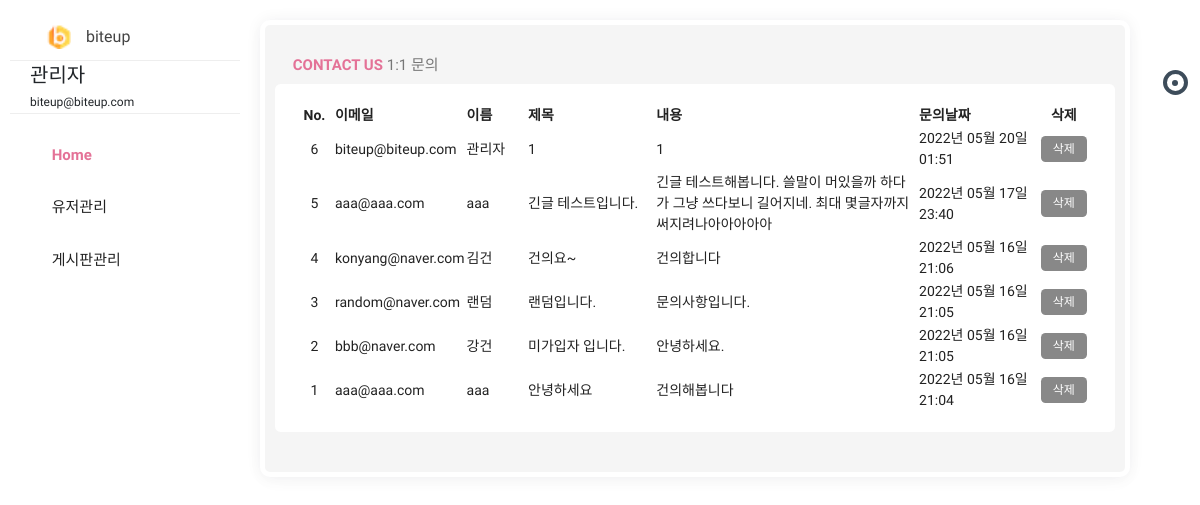
The app's page /admin/contact (signed in) with its own data.
### pybo/models.py (models this page shows)
class User(db.Model):
    id = db.Column(db.Integer, primary_key=True)
    username = db.Column(db.String(150), unique=True, nullable=False)
    password = db.Column(db.String(200), nullable=False)
    email = db.Column(db.String(120), unique=True, nullable=False)
    passwd_answer = db.Column(db.String(200), unique=True, nullable=False)
    location = db.Column(db.String(64), nullable=False)
    about_me = db.Column(db.Text(), nullable=False)
    create_date = db.Column(db.DateTime(), nullable=False)

class Contact(db.Model):
    id = db.Column(db.Integer, primary_key=True)
    email = db.Column(db.String(120), unique=True, nullable=False)
    username = db.Column(db.String(150), unique=True, nullable=False)
    subject = db.Column(db.String(200), nullable=False)
    message = db.Column(db.Text(), nullable=False)
    create_date = db.Column(db.DateTime(), nullable=False)

### pybo/views/admin_views.py (the view)
@bp.route('/contact', methods=('GET', 'POST'))
@login_required
def contact():
    if g.user.email == "biteup@biteup.com":
        contact_list = Contact.query.order_by(Contact.id.desc())
        return render_template('admin/admin_contactus.html', contact_list=contact_list)
    else:
        return '<script>alert("관리자의 권한이 없습니다.");location.href="/"</script>'

### pybo/filter.py (called while the page is built)
def format_datetime(value, fmt='%Y년 %m월 %d일 %H:%M'):
    return value.strftime(fmt)

### pybo/views/auth_views.py (called while the page is built)
@bp.before_app_request
def load_logged_in_user():
    user_id = session.get('user_id')
    if user_id is None:
        g.user = None
    else:
        g.user = User.query.get(user_id)

def login_required(view):
    @functools.wraps(view)
    def wrapped_view(**kwargs):
        if g.user is None:
            return redirect(url_for('auth.login'))
        return view(**kwargs)
    return wrapped_view

### pybo/templates/admin/admin_contactus.html (shortened to what this page needs)
{% extends 'admin.html' %}
{% block content %}
<div class="row clearfix">
    <div class="col-lg-12">
        <div class="card">
            <div class="header">
                <h2><strong><i class="zmdi zmdi-chart"></i> Contact Us </strong> 1:1 문의 </h2>
            </div>
            <div class="body">
                <table class="table_contact">
                    <thead>
                    <tr>
                        <th class="td_id">No.</th>
                        <th>이메일</th>
                        <th>이름</th>
                        <th>제목</th>
                        <th>내용</th>
                        <th>문의날짜</th>
                        <th class="td_delete">삭제</th>
                    </tr>
                    </thead>
                    <tbody>
                    {% for contact in contact_list %}
                    <tr>
                        <td class="td_id">{{ contact.id }}</td>
                        <td class="td_email">{{ contact.email }}</td>
                        <td class="td_username">{{ contact.username }}</td>
                        <td class="td_subject">{{ contact.subject }}</td>
                        <td class="td_message">{{ contact.message }}</td>
                        <td class="td_datetime">{{ contact.create_date|datetime }}</td>
                        <td class="td_delete">
                            <a href="{{ url_for('admin.contact_delete', contact_id=contact.id) }}" class="delete btn btn-sm btn-outline-secondary">삭제</a>
                        </td>
                    </tr>
                    {% endfor %}
                    </tbody>
                </table>
            </div>
        </div>
    </div>
</div>
{% endblock %}

### pybo/templates/admin.html (shortened to what this page needs)
<!doctype html>
<html class="no-js " lang="en">
<head>
    <link rel="stylesheet" href="{{ url_for('static', filename='css/bootstrap.min.css') }}"/>
    <link rel="stylesheet" href="{{ url_for('static', filename='css/jquery-jvectormap-2.0.3.min.css') }}"/>
    <link rel="stylesheet" href="{{ url_for('static', filename='css/plugin.css') }}"/>
    <link rel="stylesheet" href="{{ url_for('static', filename='css/morris.min.css') }}"/>
    <link rel="stylesheet" href="{{ url_for('static', filename='css/style.min.css') }}"/>
    <link rel="stylesheet" href="{{ url_for('static', filename='/admin_style.css') }}"/>
</head>
<body class="theme-blush">
<div class="navbar-right">
    <ul class="navbar-nav">
        <li><a href="#search" class="main_search" title="Search..."><i class="zmdi zmdi-search"></i></a></li>
        <li class="dropdown">
            <a href="javascript:void(0);" class="dropdown-toggle" title="Notifications" data-toggle="dropdown"
               role="button"><i class="zmdi zmdi-notifications"></i>
                <div class="notify"><span class="heartbit"></span><span class="point"></span></div>
            </a>
        </li>
        <li><a href="javascript:void(0);" class="js-right-sidebar" title="Setting"><i
                class="zmdi zmdi-settings zmdi-hc-spin"></i></a></li>
        <li><a href="{{ url_for('main.index') }}" class="mega-menu" title="Sign Out"><i class="zmdi zmdi-power"></i></a></li>
    </ul>
</div>
<aside id="leftsidebar" class="sidebar">
    <div class="navbar-brand">
        <button class="btn-menu ls-toggle-btn" type="button"><i class="zmdi zmdi-menu"></i></button>
        <a href="{{ url_for('admin.main') }}">
            <img src="{{ url_for('static', filename='icon.png') }}" width="25" alt="biteup">
            <span class="m-l-10">biteup</span></a>
    </div>
    <div class="menu">
        <ul class="list">
            <li>
                <div class="user-info">
                    <a class="image" href="profile.html"></a>
                    <div class="detail" style="text-align:left;">
                        <h4>{{ g.user.username }}</h4>
                        <small>{{ g.user.email }}</small>
                    </div>
                </div>
            </li>
            <li class="active open">
                <a href="{{ url_for('admin.main') }}"><i class="zmdi zmdi-home"></i>
                <span>Home</span>
            </a>
            </li>
            <li>
                <a href="javascript:void(0);" class="menu-toggle">
                    <i class="zmdi zmdi-apps"></i>
                    <span>유저관리</span></a>
            </li>
            <li>
                <a href="javascript:void(0);" class="menu-toggle"><i class="zmdi zmdi-folder"></i>
                    <span>게시판관리</span></a>
            </li>
        </ul>
    </div>
</aside>
<section class="content">
{% block content %}
{% endblock %}
</section>
</body>
</html>

### pybo/static/admin_style.css (style rules this page uses)
.table_contact { width:100%; }
.table_contact .td_id { width:5%;text-align:center; }
.table_contact .td_username { width:8%; }
.table_contact .td_email { width:12%; }
.table_contact .td_subject { width:17%; }
.table_contact .td_message { width:35%; }
.table_contact .td_datetime { width:15%; }
.table_contact .td_delete { width:8%; text-align:center; }

### records on screen
User: user.username "관리자", user.email "biteup@biteup.com"
Contact: id "6", email "biteup@biteup.com", username "관리자", subject "1", message "1", create_date "2022년 05월 20일 01:51"
Contact: id "5", email "aaa@aaa.com", username "aaa", subject "긴글 테스트입니다.", message "긴글 테스트해봅니다. 쓸말이 머있을까 하다가 그냥 쓰다보니 길어지네. 최대 몇글자까지 써지려나아아아아아", create_date "2022년 05월 17일 23:40"
Contact: id "4", email "konyang@naver.com", username "김건", subject "건의요~", message "건의합니다", create_date "2022년 05월 16일 21:06"
Contact: id "3", email "random@naver.com", username "랜덤", subject "랜덤입니다.", message "문의사항입니다.", create_date "2022년 05월 16일 21:05"
Contact: id "2", email "bbb@naver.com", username "강건", subject "미가입자 입니다.", message "안녕하세요.", create_date "2022년 05월 16일 21:05"
Contact: id "1", email "aaa@aaa.com", username "aaa", subject "안녕하세요", message "건의해봅니다", create_date "2022년 05월 16일 21:04"
